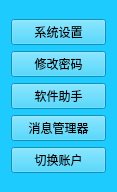
<?xml version="1.0" encoding="UTF-8"?>
<ui version="4.0">
 <class>Other_operations</class>
 <widget class="QWidget" name="Other_operations">
  <property name="geometry">
   <rect>
    <x>0</x>
    <y>0</y>
    <width>117</width>
    <height>192</height>
   </rect>
  </property>
  <property name="windowTitle">
   <string>Form</string>
  </property>
  <property name="styleSheet">
   <string notr="true">background-color: rgb(29, 203, 255);</string>
  </property>
  <layout class="QGridLayout" name="gridLayout">
   <item row="0" column="0">
    <layout class="QVBoxLayout" name="verticalLayout">
     <item>
      <widget class="QPushButton" name="pushButton">
       <property name="text">
        <string>系统设置</string>
       </property>
      </widget>
     </item>
     <item>
      <widget class="QPushButton" name="pushButton_2">
       <property name="text">
        <string>修改密码</string>
       </property>
      </widget>
     </item>
     <item>
      <widget class="QPushButton" name="pushButton_3">
       <property name="text">
        <string>软件助手</string>
       </property>
      </widget>
     </item>
     <item>
      <widget class="QPushButton" name="pushButton_4">
       <property name="text">
        <string>消息管理器</string>
       </property>
      </widget>
     </item>
     <item>
      <widget class="QPushButton" name="exit_login_bt">
       <property name="text">
        <string>切换账户</string>
       </property>
      </widget>
     </item>
    </layout>
   </item>
  </layout>
 </widget>
 <resources/>
 <connections/>
</ui>
